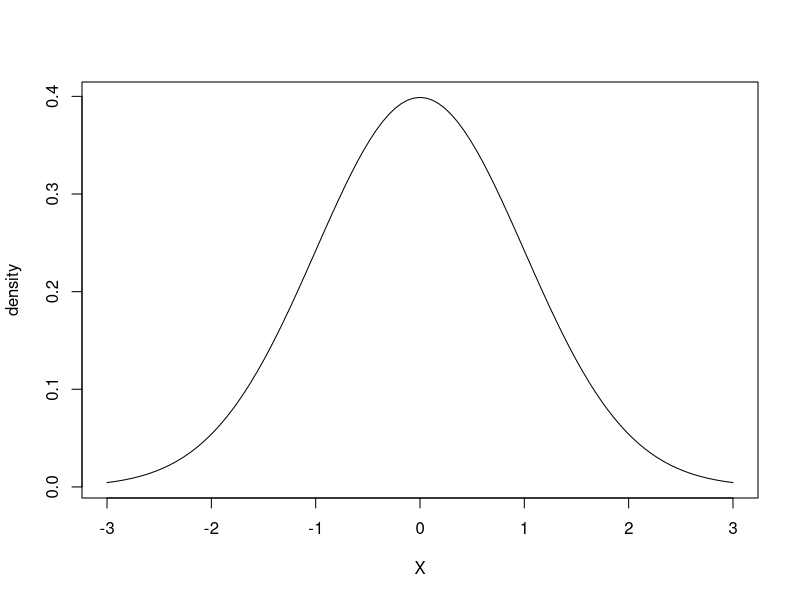
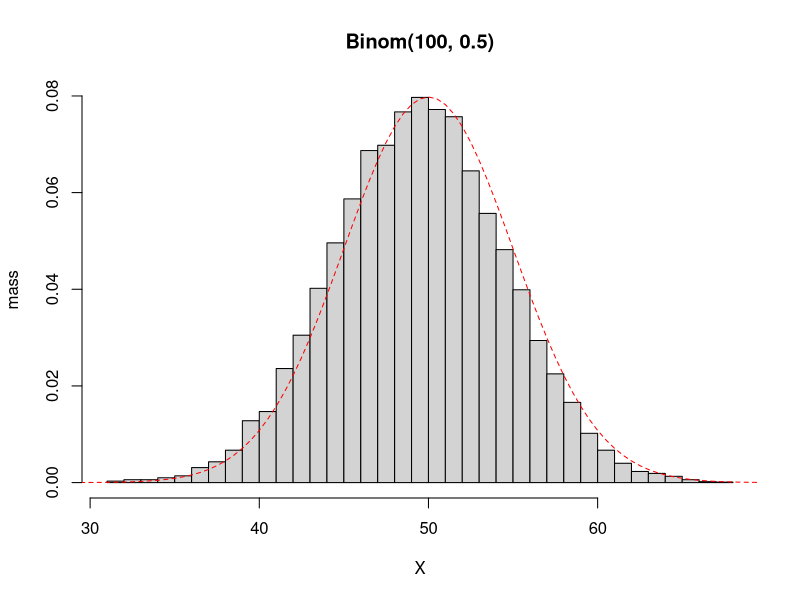
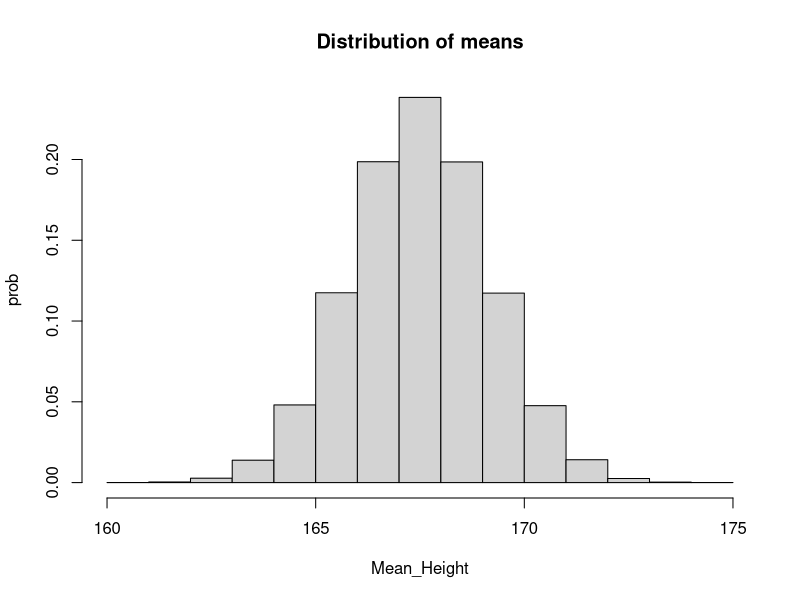

Reproduce these figures in R, in order.
# 로또

lotto <- function(x) choose(39, 6-x) * choose(6, x)

for (x in 0:6) print(lotto(x))

lotto2 <- function(x) choose(39, 6-x) * choose(6, x) / choose(45, 6)

for (x in 0:6) print(lotto2(x))

# 정규분포

pnorm(35000, 30000, 10000) - pnorm(25000, 30000, 10000)

pnorm(25000, 30000, 10000)

1-pnorm(35000, 30000, 10000)

pnorm(-0.5)

curve(dnorm(x), -3, 3, xlab = 'X', ylab = 'density')

# 중심극한정리

n_sim <- 10000
y <- rbinom(n_sim, 100, 0.5)
hist(y, xlab='X', ylab='mass', main='Binom(100, 0.5)', prob=TRUE, breaks=30)
curve(dnorm(x, 50, 5), 25, 75, add=T, lty=2, lwd=1, col='red')

# 남녀 키를 통해 본 중심극한 정리
n_sim <- 100000
n <- 30
means <- vector(length = n_sim)

for (i in 1:n_sim){
  y <- vector(length=n) # 길이가 n인 저장소를 만든다
  for (j in 1:30) { # 30명을 추출한다
    gender <- rbinom(1, 1, 0.5) # 개인별로 성별을 추출한다 
    if (gender == 0) { # 추출된 성별이 여성이라면
      y[j] <- rnorm(1, 160, 5) # 여성 집단에서 키를 추출
    }
    else { # 추출된 성별이 남성이라면 
      y[j] <- rnorm(1, 175, 5) # 남성 집단에서 키를 추출
    }
  }
  means[i] <- mean(y)
}

hist(means, xlab='Mean_Height', ylab = 'prob', main = 'Distribution of means', prob = TRUE)
0